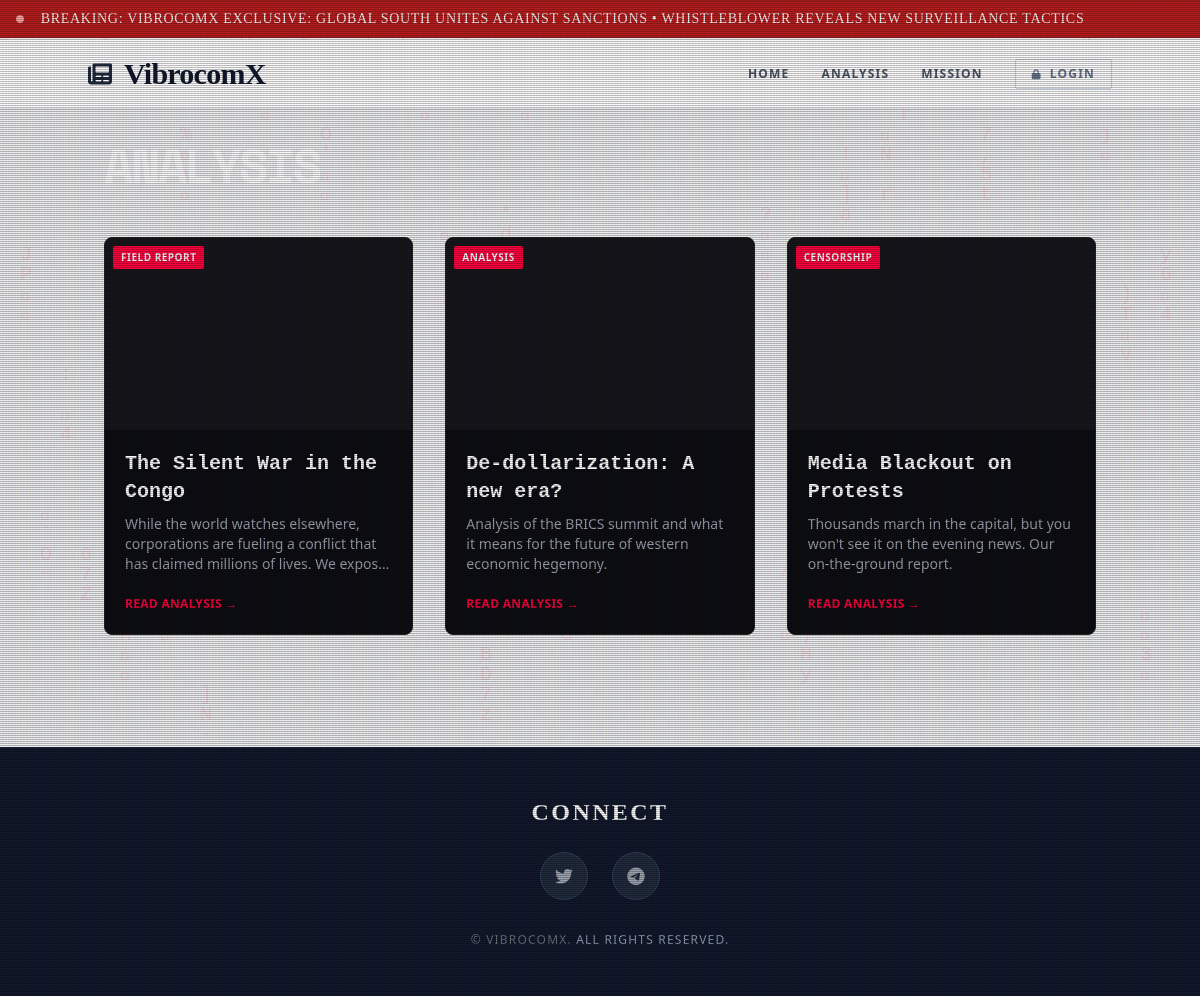
The page /analysis on the database as committed earlier.
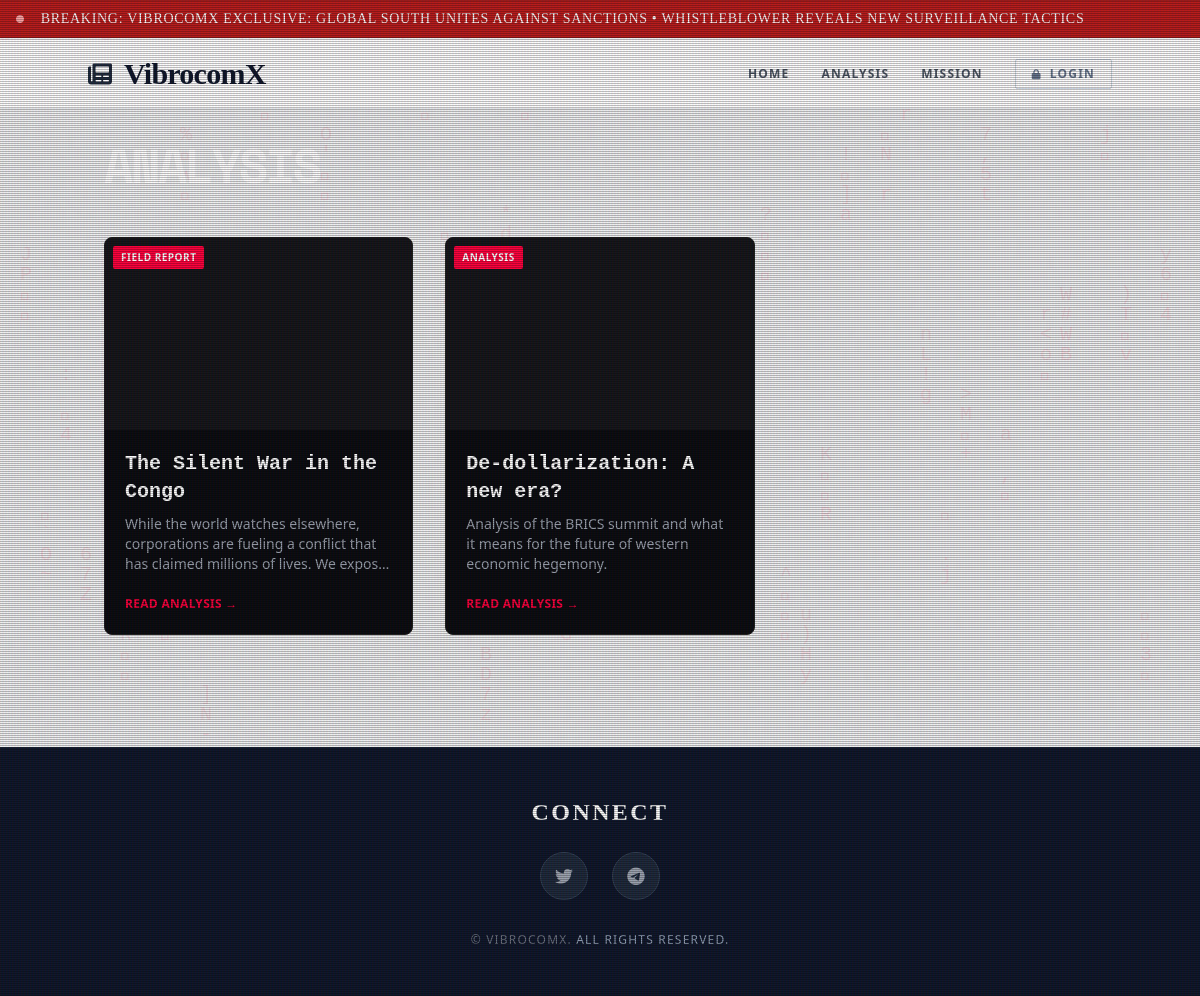
The same page on the database as committed later.
### models.py (models this page shows)
class SiteSetting(db.Model):
    id = db.Column(db.Integer, primary_key=True)
    setting_key = db.Column(db.String(100), unique=True, nullable=False)
    setting_value = db.Column(db.String(500))

class Post(db.Model):
    id = db.Column(db.Integer, primary_key=True)
    title = db.Column(db.String(200), nullable=False)
    slug = db.Column(db.String(200), unique=True, nullable=False)
    summary = db.Column(db.String(500))
    content = db.Column(db.Text, nullable=False)
    category = db.Column(db.String(100))
    date_posted = db.Column(db.DateTime, default=datetime.utcnow)
    author = db.Column(db.String(100), default="VibrocomX Team")
    tags = db.Column(db.String(200))
    image_url = db.Column(db.String(500))

class SocialLink(db.Model):
    id = db.Column(db.Integer, primary_key=True)
    platform = db.Column(db.String(50), nullable=False)
    url = db.Column(db.String(500), nullable=False)
    icon_class = db.Column(db.String(100))

### app.py (the view)
@app.route('/analysis')
def analysis():
    posts = Post.query.order_by(Post.date_posted.desc()).all()
    return render_template('posts.html', posts=posts, title="Analysis")

### app.py (called while the page is built)
@app.context_processor
def inject_globals():
    social_links = SocialLink.query.all()
    banner_setting = SiteSetting.query.filter_by(setting_key='breaking_banner').first()
    show_banner = banner_setting.setting_value == 'true' if banner_setting else True
    breaking_text_setting = SiteSetting.query.filter_by(setting_key='breaking_text').first()
    breaking_text = breaking_text_setting.setting_value if breaking_text_setting else "Global South unites against sanctions"
    return dict(social_links=social_links, show_banner=show_banner, breaking_text=breaking_text)

### templates/posts.html (shortened to what this page needs)
{% extends 'base.html' %}
{% block content %}
<h1 class="text-5xl font-black text-white mb-12 uppercase tracking-tighter">Analysis</h1>
<div class="grid grid-cols-1 md:grid-cols-2 lg:grid-cols-3 gap-8">
    {% for post in posts %}
    <div
        class="bg-[#0b0c10] rounded-lg overflow-hidden border border-[#222] hover:border-[#ff003c] group transition-all">
        <div class="h-48 bg-[#15161a] relative">
            <span
                class="absolute top-2 left-2 bg-[#ff003c] text-white text-[10px] font-bold px-2 py-1 uppercase tracking-wider rounded-sm">
                {{ post.category }}
            </span>
        </div>
        <div class="p-5">
            <h3 class="text-xl font-bold mb-2 text-white font-mono group-hover:text-[#ff003c] transition-colors">
                {{ post.title }}
            </h3>
            <p class="text-gray-400 text-sm mb-4 line-clamp-3 font-light">{{ post.summary }}</p>
            <a href="#" class="text-[#ff003c] font-bold text-xs uppercase tracking-wide">Read Analysis &rarr;</a>
        </div>
    </div>
    {% endfor %}
</div>
{% endblock %}

### templates/base.html (shortened to what this page needs)
<!DOCTYPE html>
<html lang="en">
<head>
    <script src="https://cdn.tailwindcss.com"></script>
    <link href="https://unpkg.com/aos@2.3.1/dist/aos.css" rel="stylesheet">
    <link rel="stylesheet" href="https://cdnjs.cloudflare.com/ajax/libs/font-awesome/6.0.0/css/all.min.css">
    <link rel="stylesheet" href="{{ url_for('static', filename='style.css') }}">
</head>
<body
    class="bg-gray-50 text-gray-800 flex flex-col min-h-screen relative font-sans selection:bg-slate-200 selection:text-black">
    {% if show_banner %}
    <div class="bg-red-700 border-y border-red-800 py-2 overflow-hidden fixed top-0 w-full z-50">
        <div class="whitespace-nowrap animate-marquee">
            <span class="mx-4 text-white font-serif text-sm uppercase tracking-wider flex items-center">
                <i class="fas fa-circle text-[8px] mr-4 text-red-300 animate-pulse"></i> {{ breaking_text }}
            </span>
        </div>
    </div>
    <div class="h-10"></div>
    {% endif %}
    <nav class="bg-white border-b border-gray-200 p-4 sticky top-10 z-40 transition-all duration-300 shadow-sm">
        <div class="container mx-auto flex justify-between items-center">
            <a href="{{ url_for('index') }}" class="flex items-center group">
                <i class="fas fa-newspaper text-slate-800 text-2xl mr-3 group-hover:scale-110 transition-transform"></i>
                <span class="text-3xl font-serif font-black text-slate-900 tracking-tight">
                    VibrocomX
                </span>
            </a>
            <div class="space-x-8 hidden md:flex items-center">
                <a href="{{ url_for('index') }}"
                    class="nav-link relative text-gray-600 hover:text-slate-900 uppercase text-xs font-bold tracking-widest transition-colors py-2">
                    <span class="z-10 relative">Home</span>
                </a>
                <a href="{{ url_for('analysis') }}"
                    class="nav-link relative text-gray-600 hover:text-slate-900 uppercase text-xs font-bold tracking-widest transition-colors py-2">
                    <span class="z-10 relative">Analysis</span>
                </a>
                <a href="{{ url_for('mission') }}"
                    class="nav-link relative text-gray-600 hover:text-slate-900 uppercase text-xs font-bold tracking-widest transition-colors py-2">
                    <span class="z-10 relative">Mission</span>
                </a>
                {% if current_user.is_authenticated %}
                <a href="{{ url_for('admin.dashboard') }}"
                    class="flex items-center bg-slate-100 border border-slate-300 text-slate-700 px-4 py-1.5 rounded-sm uppercase text-xs font-bold tracking-widest hover:bg-slate-800 hover:text-white transition-all">
                    <i class="fas fa-terminal mr-2"></i> Dashboard
                </a>
                {% else %}
                <a href="{{ url_for('admin.login') }}"
                    class="group flex items-center text-slate-500 border border-slate-300 hover:border-slate-800 px-4 py-1.5 rounded-sm uppercase text-xs font-bold tracking-widest transition-all hover:bg-slate-800 hover:text-white">
                    <i class="fas fa-lock mr-2 text-[10px] group-hover:unlock"></i> Login
                </a>
                {% endif %}
            </div>
        </div>
    </nav>
    <main class="flex-grow container mx-auto px-4 py-8 relative z-10">
        {% block content %}{% endblock %}
    </main>
    <footer class="bg-slate-900 p-12 mt-20 border-t border-slate-800 relative overflow-hidden">
        <div class="container mx-auto text-center relative z-10">
            <h4 class="text-white font-serif font-black uppercase tracking-widest mb-6 text-2xl">Connect</h4>
            <div class="mb-8 flex justify-center gap-6">
                {% for link in social_links %}
                <a href="{{ link.url }}" target="_blank"
                    class="w-12 h-12 flex items-center justify-center rounded-full bg-slate-800 border border-slate-700 text-gray-400 hover:text-white hover:border-slate-500 hover:bg-slate-700 transition-all duration-300">
                    <i class="{{ link.icon_class }} text-lg"></i>
                </a>
                {% endfor %}
            </div>
            <p class="text-gray-500 text-xs font-sans uppercase tracking-widest">
                &copy; {{ current_year }} VibrocomX. <span class="text-slate-400">All Rights Reserved.</span>
            </p>
        </div>
    </footer>
</body>
</html>

### style.css (style rules this page uses)
:root { --primary-red: #ff003c; --dark-red: #8a0020; --bg-dark: #050505; --text-main: #e0e0e0; --border-color: #333; --neon-glow: 0 0 10px rgba(255, 0, 60, 0.7); }
body { background-color: var(--bg-dark); color: var(--text-main); font-family: 'Inter', sans-serif; overflow-x: hidden; }
h1, h2, h3, .font-mono { font-family: 'Space Mono', monospace; }
body::after { content: " "; display: block; position: absolute; top: 0; left: 0; bottom: 0; right: 0; background: linear-gradient(rgba(18, 16, 16, 0) 50%, rgba(0, 0, 0, 0.25) 50%), linear-gradient(90deg, rgba(255, 0, 0, 0.06), rgba(0, 255, 0, 0.02), rgba(0, 0, 255, 0.06)); z-index: 999; background-size: 100% 2px, 3px 100%; pointer-events: none; }

Rows that differ between the two databases and show on the page:
removed Post: category "CENSORSHIP", title "Media Blackout on Protests", summary "Thousands march in the capital, but you won't see it on the evening news. Our on-the-ground report."
